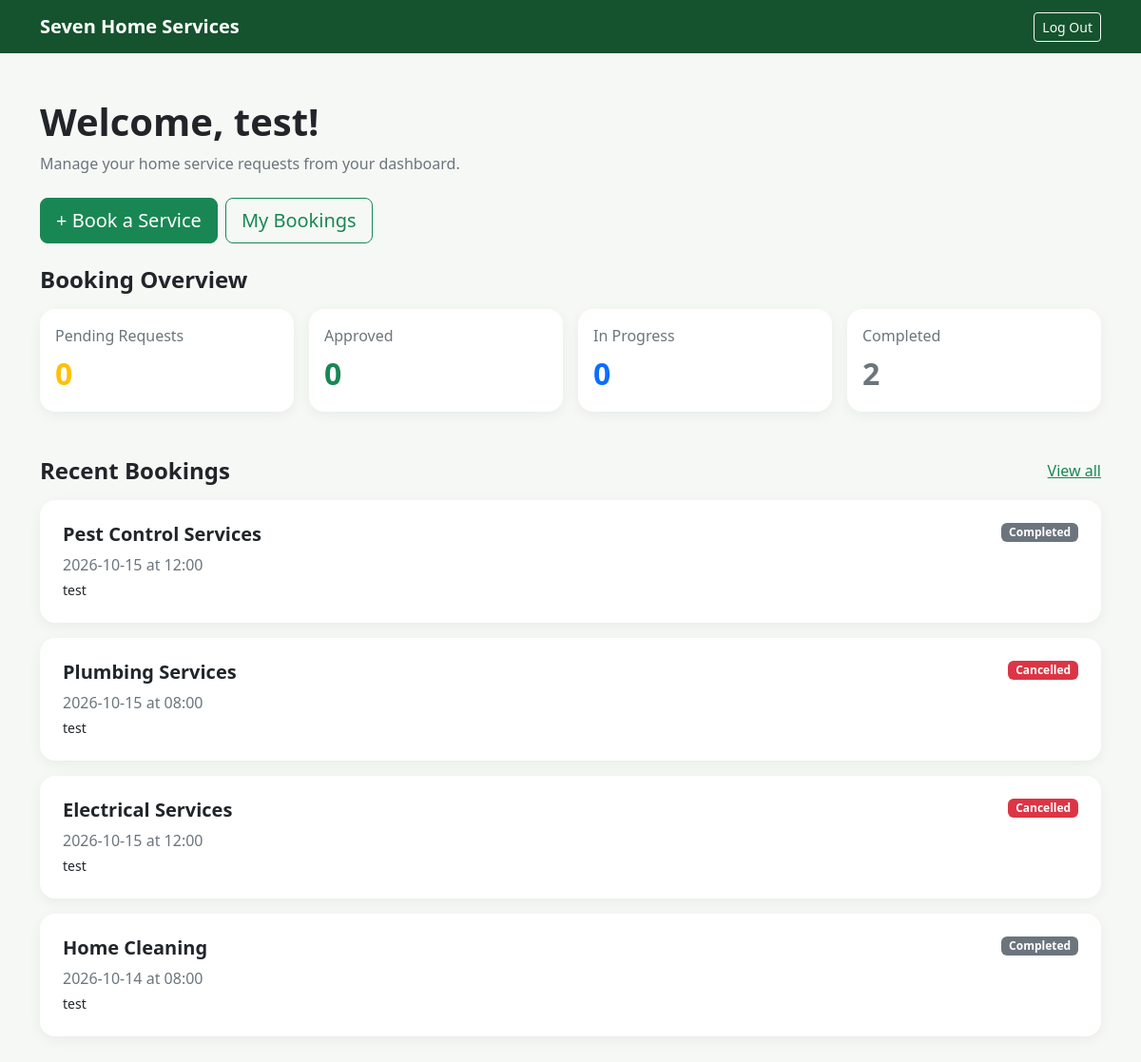
Screenshot of /dashboard (signed in) with the database file from the repository.
### tables this page shows
CREATE TABLE bookings (
                id INTEGER PRIMARY KEY AUTOINCREMENT,
                customer_id INTEGER NOT NULL,
                service_type TEXT NOT NULL,
                service_address TEXT NOT NULL,
                preferred_date TEXT NOT NULL,
                preferred_time TEXT NOT NULL,
                additional_notes TEXT,
                status TEXT NOT NULL DEFAULT 'Pending',
                created_at TIMESTAMP DEFAULT CURRENT_TIMESTAMP, team_id INTEGER REFERENCES teams(id), cancelled_by TEXT, cancellation_reason TEXT, cancelled_at TIMESTAMP,
                FOREIGN KEY (customer_id)
                    REFERENCES customers(id)
            );

### app.py (the view)
@app.route("/dashboard")
def dashboard():
    if not customer_required():
        return redirect(url_for("login"))
    with get_db_connection() as connection:
        counts = connection.execute("""
            SELECT
                SUM(CASE WHEN status = 'Pending' THEN 1 ELSE 0 END) AS pending,
                SUM(CASE WHEN status = 'Approved' THEN 1 ELSE 0 END) AS approved,
                SUM(CASE WHEN status = 'In Progress' THEN 1 ELSE 0 END) AS in_progress,
                SUM(CASE WHEN status = 'Completed' THEN 1 ELSE 0 END) AS completed
            FROM bookings
            WHERE customer_id = ?
        """, (session["customer_id"],)).fetchone()
        recent_bookings = connection.execute("""
            SELECT *
            FROM bookings
            WHERE customer_id = ?
            ORDER BY created_at DESC, id DESC
            LIMIT 5
        """, (session["customer_id"],)).fetchall()
    return render_template(
        "dashboard.html",
        counts=counts,
        recent_bookings=recent_bookings
    )

### app.py (called while the page is built)
def customer_required():
    if "customer_id" not in session:
        flash("Please log in first.", "warning")
        return False
    return True

### database.py (called while the page is built)
def get_db_connection():
    connection = sqlite3.connect(DATABASE_PATH)
    connection.row_factory = sqlite3.Row
    connection.execute("PRAGMA foreign_keys = ON")
    return connection

### templates/dashboard.html (shortened to what this page needs)
<!DOCTYPE html>
<html lang="en">
<head>
    <link href="https://cdn.jsdelivr.net/npm/bootstrap@5.3.3/dist/css/bootstrap.min.css"
          rel="stylesheet">
</head>
<body>
<nav class="navbar navbar-dark">
    <div class="container">
        <a class="navbar-brand fw-bold" href="/">Seven Home Services</a>
        <a class="btn btn-outline-light btn-sm" href="/logout">Log Out</a>
    </div>
</nav>
<main class="container py-5">
    <h1 class="fw-bold">Welcome, {{ session["customer_name"] }}!</h1>
    <p class="text-secondary">
        Manage your home service requests from your dashboard.
    </p>
    <div class="d-flex flex-wrap gap-2 my-4">
        <a href="/book-service" class="btn btn-success btn-lg">
            + Book a Service
        </a>
        <a href="/my-bookings" class="btn btn-outline-success btn-lg">
            My Bookings
        </a>
    </div>
    <h4 class="fw-bold mb-3">Booking Overview</h4>
    <div class="row g-3 mb-5">
        <div class="col-6 col-lg-3">
            <div class="card stat-card h-100">
                <div class="card-body">
                    <p class="text-secondary mb-1">Pending Requests</p>
                    <div class="stat-number text-warning">
                        {{ counts["pending"] or 0 }}
                    </div>
                </div>
            </div>
        </div>
        <div class="col-6 col-lg-3">
            <div class="card stat-card h-100">
                <div class="card-body">
                    <p class="text-secondary mb-1">Approved</p>
                    <div class="stat-number text-success">
                        {{ counts["approved"] or 0 }}
                    </div>
                </div>
            </div>
        </div>
        <div class="col-6 col-lg-3">
            <div class="card stat-card h-100">
                <div class="card-body">
                    <p class="text-secondary mb-1">In Progress</p>
                    <div class="stat-number text-primary">
                        {{ counts["in_progress"] or 0 }}
                    </div>
                </div>
            </div>
        </div>
        <div class="col-6 col-lg-3">
            <div class="card stat-card h-100">
                <div class="card-body">
                    <p class="text-secondary mb-1">Completed</p>
                    <div class="stat-number text-secondary">
                        {{ counts["completed"] or 0 }}
                    </div>
                </div>
            </div>
        </div>
    </div>
    <div class="d-flex justify-content-between align-items-center mb-3">
        <h4 class="fw-bold mb-0">Recent Bookings</h4>
        <a href="/my-bookings" class="text-success">View all</a>
    </div>
    {% if recent_bookings %}
        <div class="row g-3">
            {% for booking in recent_bookings %}
                <div class="col-12">
                    <div class="card action-card">
                        <div class="card-body p-4">
                            <div class="d-flex justify-content-between
                                        align-items-start flex-wrap gap-2">
                                <div>
                                    <h5 class="fw-bold">
                                        {{ booking["service_type"] }}
                                    </h5>
                                    <p class="text-secondary mb-1">
                                        {{ booking["preferred_date"] }}
                                        at {{ booking["preferred_time"] }}
                                    </p>
                                    <p class="small mb-0">
                                        {{ booking["service_address"] }}
                                    </p>
                                </div>
                                <span class="badge
                                    {% if booking['status'] == 'Pending' %}
                                        text-bg-warning
                                    {% elif booking['status'] == 'Approved' %}
                                        text-bg-success
                                    {% elif booking['status'] == 'In Progress' %}
                                        text-bg-primary
                                    {% elif booking['status'] == 'Completed' %}
                                        text-bg-secondary
                                    {% else %}
                                        text-bg-danger
                                    {% endif %}">
                                    {{ booking["status"] }}
                                </span>
                            </div>
                        </div>
                    </div>
                </div>
            {% endfor %}
        </div>
    {% endif %}
</main>
</body>
</html>

### templates/dashboard.html (style rules this page uses)
body { background: #f5f8f5; }
.navbar { background: #14532d; }
.stat-card, .action-card { border: 0; border-radius: 16px; box-shadow: 0 4px 14px rgba(0,0,0,.05); }
.stat-number { font-size: 2rem; font-weight: 800; }

### rows the page displays
bookings: service_type "Pest Control Services", preferred_date "2026-10-15", preferred_time "12:00", service_address "test", status "Completed"
bookings: service_type "Plumbing Services", preferred_date "2026-10-15", preferred_time "08:00", service_address "test", status "Cancelled"
bookings: service_type "Electrical Services", preferred_date "2026-10-15", preferred_time "12:00", service_address "test", status "Cancelled"
bookings: service_type "Home Cleaning", preferred_date "2026-10-14", preferred_time "08:00", service_address "test", status "Completed"

### other values shown
{{ session["customer_name"] }} "test"
{{ counts["pending"] or 0 }} "0"
{{ counts["approved"] or 0 }} "0"
{{ counts["in_progress"] or 0 }} "0"
{{ counts["completed"] or 0 }} "2"
